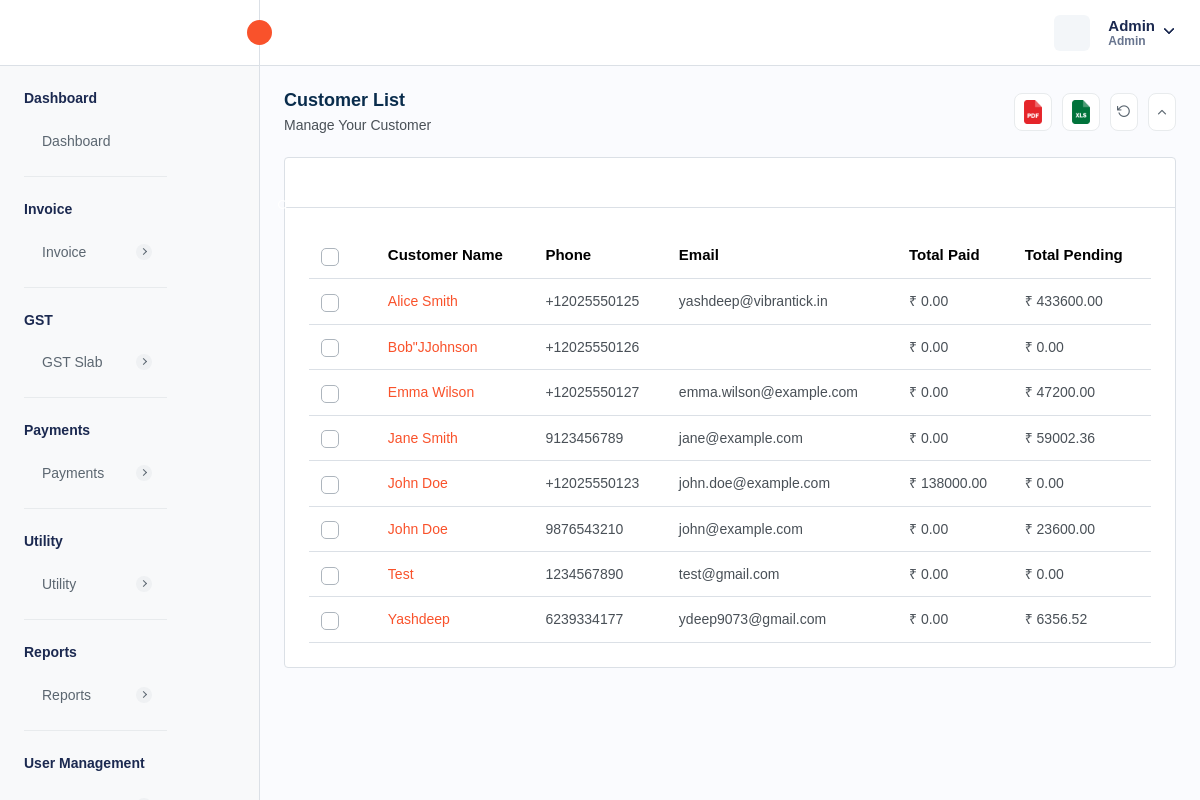
/customer-reports.php (signed in), run on an earlier commit of the app's database.
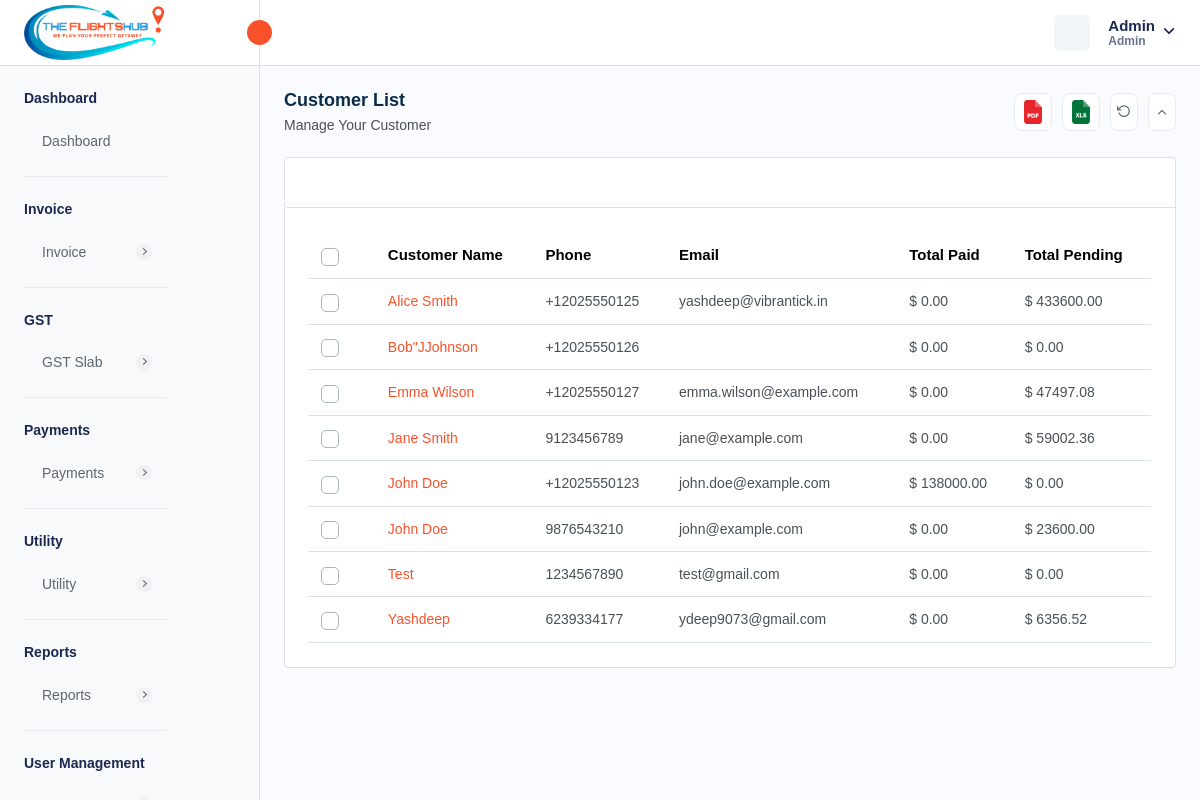
And on a later commit of the database.
### tables this page shows
CREATE TABLE `currency` (
  `currency_id` int NOT NULL AUTO_INCREMENT,
  `currency_name` varchar(255) DEFAULT NULL,
  `currency_code` varchar(45) DEFAULT NULL,
  `currency_symbol` varchar(45) DEFAULT NULL,
  `currency_rate` decimal(10,2) DEFAULT NULL,
  `created_at` timestamp NULL DEFAULT CURRENT_TIMESTAMP,
  `updated_at` timestamp NULL DEFAULT NULL,
  `is_active` int DEFAULT '1',
  PRIMARY KEY (`currency_id`)
);

CREATE TABLE `customer` (
  `customer_id` int NOT NULL AUTO_INCREMENT,
  `customer_name` varchar(255) NOT NULL,
  `customer_phone` varchar(15) DEFAULT NULL,
  `customer_email` varchar(255) DEFAULT NULL,
  `customer_address` text,
  `ship_name` varchar(255) DEFAULT NULL,
  `ship_phone` varchar(15) DEFAULT NULL,
  `ship_email` varchar(255) DEFAULT NULL,
  `ship_address` text,
  `isActive` int DEFAULT '1',
  `created_at` timestamp NULL DEFAULT CURRENT_TIMESTAMP,
  `updated_at` timestamp NULL DEFAULT NULL ON UPDATE CURRENT_TIMESTAMP,
  `customer_state` varchar(45) DEFAULT NULL,
  `customer_city` int DEFAULT NULL,
  `gst_number` varchar(45) DEFAULT NULL,
  PRIMARY KEY (`customer_id`),
  UNIQUE KEY `customer_phone_UNIQUE` (`customer_phone`),
  UNIQUE KEY `customer_email_UNIQUE` (`customer_email`),
  UNIQUE KEY `gst_number_UNIQUE` (`gst_number`)
);

CREATE TABLE `company_settings` (
  `company_id` int NOT NULL AUTO_INCREMENT,
  `company_name` varchar(255) DEFAULT NULL,
  `company_email` varchar(255) DEFAULT NULL,
  `company_phone` varchar(20) DEFAULT NULL,
  `company_website` varchar(255) DEFAULT NULL,
  `company_logo` varchar(255) DEFAULT NULL,
  `favicon` varchar(255) DEFAULT NULL,
  `address` text,
  `country` varchar(100) DEFAULT NULL,
  `state` varchar(100) DEFAULT NULL,
  `city` varchar(100) DEFAULT NULL,
  `postal_code` varchar(20) DEFAULT NULL,
  `gst_number` varchar(255) DEFAULT NULL,
  `bz_number` varchar(255) DEFAULT NULL,
  `created_at` timestamp NULL DEFAULT CURRENT_TIMESTAMP,
  `updated_at` timestamp NULL DEFAULT CURRENT_TIMESTAMP ON UPDATE CURRENT_TIMESTAMP,
  PRIMARY KEY (`company_id`)
);

### customer-reports.php (the view, shortened to what the changed rows need)
<?php
require "./database/config.php";
try {
    $stmtFetch = $db->prepare("SELECT
    c.*,
    COALESCE(SUM(CASE WHEN i.status = 'PAID' THEN i.total_amount ELSE 0 END), 0) AS total_paid,
    COALESCE(SUM(CASE WHEN i.status = 'PENDING' THEN i.total_amount ELSE 0 END), 0) AS total_pending
FROM
    customer c
LEFT JOIN
    invoice i ON c.customer_id = i.customer_id
GROUP BY
    c.customer_id, c.customer_name
ORDER BY
    c.customer_name;
    ");
    $stmtFetch->execute();
    $customers = $stmtFetch->get_result();
    $stmtFetchCompanySettings = $db->prepare("SELECT * FROM company_settings");
    $stmtFetchCompanySettings->execute();
    $companySettings = $stmtFetchCompanySettings->get_result()->fetch_array(MYSQLI_ASSOC);
    $stmtFetchLocalizationSettings = $db->prepare("SELECT * FROM localization_settings INNER JOIN currency ON localization_settings.currency_id = currency.currency_id;");
    $stmtFetchLocalizationSettings->execute();
    $localizationSettings = $stmtFetchLocalizationSettings->get_result()->fetch_array(MYSQLI_ASSOC);
} catch (Exception $e) {
    $_SESSION['error'] = $e;
}
?>
<!DOCTYPE html>
<html lang="en">
<head>
    <link rel="stylesheet" href="assets/css/bootstrap.min.css">
    <link rel="stylesheet" href="assets/css/bootstrap-datetimepicker.min.css">
    <link rel="stylesheet" href="assets/css/animate.css">
    <link rel="stylesheet" href="assets/css/feather.css">
    <link rel="stylesheet" href="assets/plugins/select2/css/select2.min.css">
    <link rel="stylesheet" href="assets/plugins/summernote/summernote-bs4.min.css">
    <link rel="stylesheet" href="assets/plugins/bootstrap-tagsinput/bootstrap-tagsinput.css">
    <link rel="stylesheet" href="assets/css/dataTables.bootstrap5.min.css">
    <link rel="stylesheet" href="assets/plugins/fontawesome/css/fontawesome.min.css">
    <link rel="stylesheet" href="assets/plugins/fontawesome/css/all.min.css">
    <link rel="stylesheet" href="assets/css/style.css">
    <link rel="stylesheet" href="https://cdn.jsdelivr.net/npm/notyf@3/notyf.min.css" />
</head>
<body>
    <div class="main-wrapper">
        <div class="header">
            <?php require_once("header.php"); ?>
        </div>
        <div class="page-wrapper">
            <div class="content">
                <div class="card table-list-card">
                    <div class="card-body">
                        <div class="table-responsive">
                            <table id="myTable" class="table datanew">
                                <thead>
                                    <tr>
                                        <th class="no-sort">
                                            <label class="checkboxs">
                                                <span class="checkmarks"></span>
                                            </label>
                                        </th>
                                        <th>Customer Name</th>
                                        <th>Phone</th>
                                        <th>Email</th>
                                        <th>Total Paid</th>
                                        <th>Total Pending</th>
                                    </tr>
                                </thead>
                                <tbody>
                                    <?php foreach ($customers->fetch_all(MYSQLI_ASSOC) as $customer) { ?>
                                        <tr>
                                            <td>
                                                <label class="checkboxs">
                                                    <span class="checkmarks"></span>
                                                </label>
                                            </td>
                                            <td>
                                                <div class="userimgname">
                                                    <div>
                                                        <a class="text-primary"
                                                            href="view-customer-report.php?id=<?php echo base64_encode($customer['customer_id']) ?>"><?php echo $customer['customer_name'] ?></a>
                                                    </div>
                                                </div>
                                            </td>
                                            <td><?php echo $customer['customer_phone'] ?></td>
                                            <td>
                                                <?php echo $customer['customer_email'] ?>
                                            </td>
                                            <td>
                                                <?php echo (isset($localizationSettings["currency_symbol"]) ? $localizationSettings["currency_symbol"] : "$") . " " . $customer['total_paid'] ?>
                                            </td>
                                            <td>
                                                <?php echo (isset($localizationSettings["currency_symbol"]) ? $localizationSettings["currency_symbol"] : "$") . " " . $customer['total_pending'] ?>
                                            </td>
                                        </tr>
                                    <?php } ?>
                                </tbody>
                            </table>
                        </div>
                    </div>
                </div>
            </div>
        </div>
    </div>
</body>
</html>

### header.php (shortened to what the changed rows need)
<div class="header">
    <div class="header-left active">
        <a href="admin-dashboard.php" class="logo logo-normal">
            <img src="<?= isset($companySettings['company_logo']) ? $companySettings['company_logo'] : "assets/img/logo/vis-logo.png" ?>" alt="" />
        </a>
    </div>
</div>

What changed in the data, as far as the page shows it:
no longer on this page (row unchanged): currency: currency_symbol "₹"
now on this page (row edited): company_settings: company_logo (picture)
added currency: currency_symbol "$"
computed for customer "Emma Wilson": total_pending "47200.00" → "47497.08"
